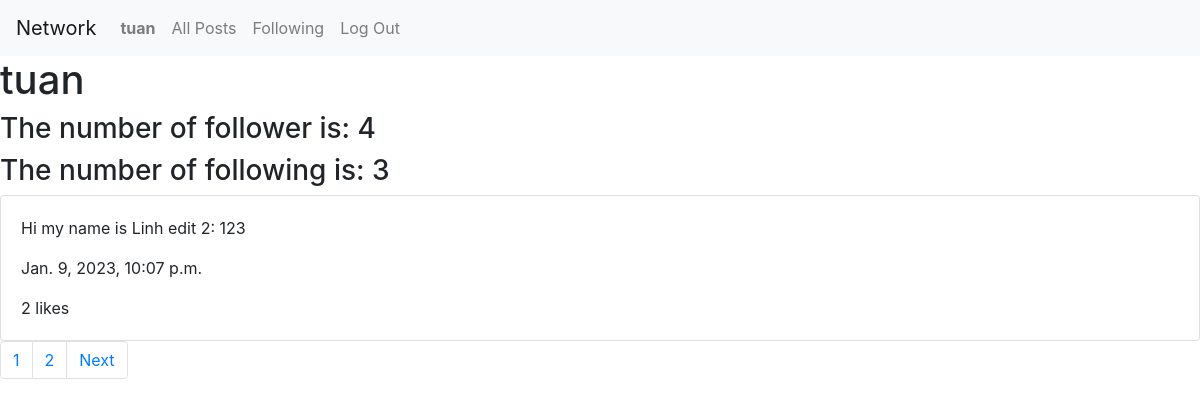
/profile/10 (signed in), run on the app's committed database.
### network/models.py (models this page shows, shortened)
class User(AbstractUser):
    pass

class Post(models.Model):
    owner = models.ForeignKey(User, on_delete = models.CASCADE, blank=True, null=True, related_name="owner")
    content = models.CharField(max_length=3000)
    timestamp = models.DateTimeField(auto_now_add=True)
    likes = models.ManyToManyField(User, blank=True, null=True, related_name="user_like")
    def likes_count(self):
        return self.likes.count()

### network/views.py (the view)
# urls.py: path("profile/<int:user_id>", views.profile, name="profile"),
@login_required
def profile(request, user_id):
    current_user = request.user
    profile_user = User.objects.get(id=user_id)
    being_followered = Follower.objects.filter(being_followered=profile_user)
    number_of_followers = being_followered.count()
    number_following = 0
    followers = Follower.objects.filter(followers=profile_user)
    number_following = followers.count()
    list_following_of_owner = []
    for follower in followers:
        list_following_of_owner.append(follower.being_followered.username)
    posts = Post.objects.filter(owner=profile_user).order_by("id").reverse()
    paginator = Paginator(posts, 1) # Show 10 posts per page.
    page_number = request.GET.get('page')
    posts_of_the_page = paginator.get_page(page_number)
    return render(request, "network/profile.html",{
        "user":profile_user,
        "posts": posts,
        'editable': profile_user == current_user,
        "posts_of_the_page": posts_of_the_page,
        "list_following_of_owner": list_following_of_owner,
        "number_of_followers": number_of_followers,
        "number_of_following": number_following
    })

### network/templates/network/profile.html (shortened to what this page needs)
{% extends "network/layout.html" %}
{% load static %}
{% block body %}
    <div id="profile_display">
        <h1>{{user.username}}</h1>
        <h3>The number of follower is: {{number_of_followers}}</h3>
        <h3>The number of following is: {{number_of_following}} </h3>
    </div>
    <div id="all_posts">
        {% for post in posts_of_the_page %}
        <div class="card">
            <div class="card-body">
                <p class="card-text" id="content_{{post.id}}">{{post.content}}</p>
                <p class="card-text">{{post.timestamp}} </p>
                <p class="card-text">{{post.likes_count}} likes</p>
            </div>
        </div>
        {% endfor %}
    </div>
    <nav aria-label="Page navigation example">
        <ul class="pagination">
            <li class="page-item"><a class="page-link" href="?page={{ posts_of_the_page }}">{{ posts_of_the_page.number }}</a></li>
            {% if posts_of_the_page.has_next %}
            <li class="page-item"><a class="page-link" href="?page={{ posts_of_the_page.next_page_number}}">{{ posts_of_the_page.next_page_number}}</a></li>
            <li class="page-item"><a class="page-link" href="?page={{ posts_of_the_page.next_page_number}}">Next</a></li>
            {% endif %}
        </ul>
    </nav>
{% endblock %}

### network/templates/network/layout.html (shortened to what this page needs)
{% load static %}
<!DOCTYPE html>
<html lang="en">
    <head>
        <link rel="stylesheet" href="https://stackpath.bootstrapcdn.com/bootstrap/4.4.1/css/bootstrap.min.css">
        <link href="{% static 'network/styles.css' %}" rel="stylesheet">
        <link rel="stylesheet" href="https://use.fontawesome.com/releases/v5.13.0/css/all.css">
    </head>
    </head>
    <body>
        <nav class="navbar navbar-expand-lg navbar-light bg-light">
            <a class="navbar-brand" href="#">Network</a>
            <div>
              <ul class="navbar-nav mr-auto">
                {% if user.is_authenticated %}
                    <li class="nav-item">
                        <a class="nav-link" href="{% url 'profile' user.id %}"><strong>{{ user.username }}</strong></a>
                    </li>
                {% endif %}
                <li class="nav-item">
                  <a class="nav-link" href="{% url 'index' %}">All Posts</a>
                </li>
                {% if user.is_authenticated %}
                    <li class="nav-item">
                        <a class="nav-link" href="{% url 'following' %}">Following</a>
                    </li>
                    <li class="nav-item">
                        <a class="nav-link" href="{% url 'logout' %}">Log Out</a>
                    </li>
                {% endif %}
              </ul>
            </div>
          </nav>
        <div class="body">
            {% block body %}
            {% endblock %}
        </div>
    </body>
</html>

### data on the page
User: username "tuan"
Post: content "Hi my name is Linh edit 2: 123", timestamp "Jan. 9, 2023, 10:07 p.m.", likes_count "2"

### other printed values
{{ number_of_followers }} "4"
{{ number_of_following }} "3"
{{ posts_of_the_page.number }} "1"
{{ posts_of_the_page.next_page_number }} "2"
